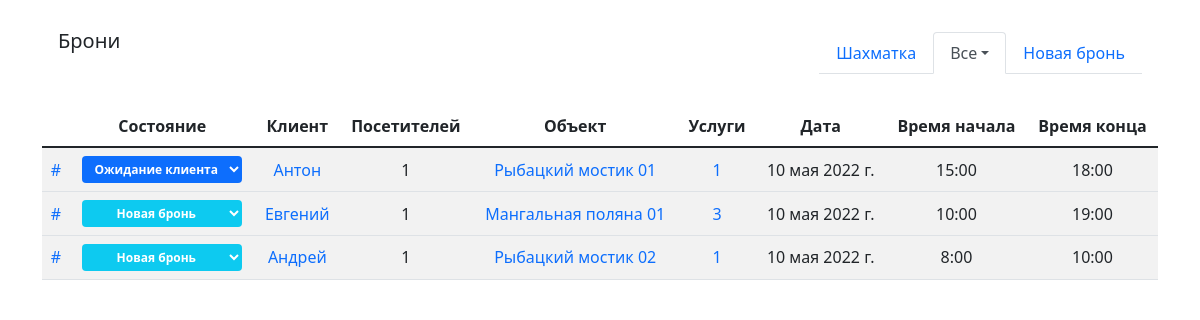
Page /chess/bookings/ (signed in) on the committed database.
### chess_spreadsheet/models.py (models this page shows, shortened)
class Booking(models.Model):
    STATUS_CHOICES = [
        ('1', 'Новая бронь'),
        ('2', 'Ожидание клиента'),
        ('3', 'Клиент приехал'),
        ('4', 'Клиент уехал'),
        ('5', 'Отмена'),
    ]
    status = models.CharField(
        max_length=20, choices=STATUS_CHOICES, default='1'
    )
    client = models.ForeignKey(
        Client,
        on_delete=models.PROTECT,
        verbose_name='Клиент',
        related_name='booking'
    )
    customers_count = models.IntegerField(
        'Количество посетителей',
        default=1
    )
    object = models.ForeignKey(
        Object,
        on_delete=models.SET_NULL,
        null=True,
        verbose_name='Объект',
        related_name='booking'
    )
    services = models.ManyToManyField(
        Service,
        verbose_name='Доп. услуги',
        related_name='booking',
        blank=True
    )
    date = models.DateField(
        'Дата брони'
    )
    time_from = models.TimeField(
        'Время начала брони'
    )
    time_to = models.TimeField(
        'Время конца брони'
    )
    pub_date = models.DateTimeField(
        'Дата бронирования',
        auto_now_add=True
    )
    self = models.ForeignKey(
        'self',
        on_delete=models.DO_NOTHING,
        related_name='booking',
        null=True,
        blank=True
    )

class Client(models.Model):
    name = models.CharField('Имя', max_length=200)
    phone_number = PhoneNumberField(
        unique=True,
        verbose_name='Номер телефона'
    )
    email = models.EmailField(
        'Почта',
        null=True,
        blank=True
    )
    self = models.ForeignKey(
        'self',
        on_delete=models.DO_NOTHING,
        related_name='client',
        null=True,
        blank=True
    )
    def __str__(self):
        return self.name

class Object(models.Model):
    title = models.CharField('Название', max_length=50)
    price = models.IntegerField('Цена')
    description = models.TextField('Описание', blank=True, default='')
    self = models.ForeignKey(
        'self',
        on_delete=models.DO_NOTHING,
        related_name='object',
        null=True,
        blank=True
    )

### chess_spreadsheet/all_views.py (the view)
# urls.py: path('bookings/', all_views.bookings, name='all_bookings'),
@login_required
def bookings(request):
    context = {
        'bookings': Booking.objects.all()
    }
    return render(request, 'chess_spreadsheet/all_bookings.html', context)

### templates/chess_spreadsheet/all_bookings.html (shortened to what this page needs)
{% extends 'chess_base.html' %}
{% block header_brand %}
    Брони
{% endblock %}
{% block content %}
    {% include 'includes/bookings_table.html' %}
{% endblock %}

### templates/includes/bookings_table.html (shortened to what this page needs)
{% if bookings %}
    <div class="table-responsive">
        <table class="table table-striped">
            <thead class="text-center">
                <tr>
                    <th></th>
                    <th scope="col">Состояние</th>
                    <th scope="col">Клиент</th>
                    <th scope="col">Посетителей</th>
                    <th scope="col">Объект</th>
                    <th scope="col">Услуги</th>
                    <th scope="col">Дата</th>
                    <th scope="col">Время начала</th>
                    <th scope="col">Время конца</th>
                </tr>
            </thead>
            <tbody class="align-middle text-center">
                {% for booking in bookings %}
                    <tr>
                        <td>
                            <a style="text-decoration:none;" href="{% url 'chess:booking_detail' booking.pk %}">#</a>
                        </td>
                        <td>
                            <select onchange="set_booking_status(this, {{ booking.pk }});">
                                {% for option in booking.STATUS_CHOICES %}
                                    <option value="{{ option.0 }}" {% if booking.status == option.0 %} selected {% endif %}>
                                        {{ option.1 }}
                                    </option>
                                {% endfor %}
                            </select>
                        </td>
                        <td>
                            <a style="text-decoration:none;" href="{% url 'chess:client_detail' booking.client.pk %}"> {{ booking.client }} </a>
                        </td>
                        <td> {{ booking.customers_count }} </td>
                        <td>
                            <a style="text-decoration:none;" href="{% url 'chess:object_detail' booking.object.pk %}"> {{ booking.object.title }} </a>
                        </td>
                        {% with services=booking.services.all id=booking.pk %}
                            <td><a style="text-decoration:none;" href="#" data-bs-toggle="modal" data-bs-target="#servicesModal{{ id }}">
                                {{ services.count }}
                            </a></td>
                        {% endwith %}
                        <td>{{ booking.date }}</td>
                        <td>{{ booking.time_from }}</td>
                        <td>{{ booking.time_to }}</td>
                    <tr>
                {% endfor %}
            </tbody>
        </table>
    </div>
{% else %}
    <h3 class="lead">Броней нет</h3>
{% endif %}

### templates/chess_base.html (style rules this page uses)
body { -ms-user-select: none; -moz-user-select: none; -khtml-user-select: none; -webkit-user-select: none; }

### rows in the picture
Booking: status+id "Ожидание клиента", client "Антон", customers_count "1", object "Рыбацкий мостик 01", services.all.count "1", date "10 мая 2022 г.", time_from "15:00", time_to "18:00"
Booking: status+id "Новая бронь", client "Евгений", customers_count "1", object "Мангальная поляна 01", services.all.count "3", date "10 мая 2022 г.", time_from "10:00", time_to "19:00"
Booking: status+id "Новая бронь", client "Андрей", customers_count "1", object "Рыбацкий мостик 02", services.all.count "1", date "10 мая 2022 г.", time_from "8:00", time_to "10:00"
